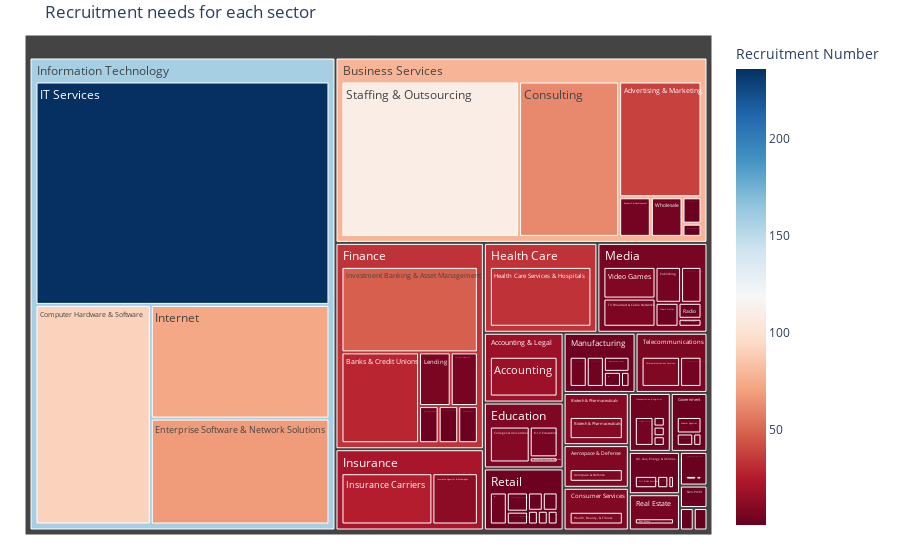

Notebook code cell kept with this figure:
### Code cell
fig = px.treemap(industry, path=['Sector', 'Industry'], values='Recruitment Number', title='Recruitment needs for each sector',
                  color='Recruitment Number', color_continuous_scale='RdBu')
                  #color_continuous_midpoint=np.average(industry['Size']))
fig.update_layout(margin = dict(t=35, l=25, r=25, b=25))
fig.show()

### Figure 1 — Plotly figure (JSON) as saved in the notebook; plotly's stock layout.template omitted (floating-point values rounded to 4 significant figures)
{"data": [{"branchvalues": "total", "customdata": [[18], [38], [9], [2], [2], [29], [2], [11], [3], [5], [1], [1], [10], [91], [1], [62], [4], [4], [1], [3], [2], [68], [1], [4], [6], [3], [4], [2], [1], [2], [3], [33], [9], [236], [13], [26], [73], [48], [6], [7], [5], [1], [4], [2], [1], [3], [1], [4], [1], [1], [1], [5], [2], [6], [5], [2], [110], [1], [3], [8], [9], [2], [1], [1], [9], [5], [18], [9], [1.667], [11], [78.22], [1], [9], [8.059], [32.9], [3], [33], [158.0], [21.67], [3.286], [6.25], [2], [3], [6], [1], [2.5], [7.571], [3.5]], "domain": {"x": [0, 1], "y": [0, 1]}, "hovertemplate": "labels=%{label}<br>Recruitment Number_sum=%{value}<br>parent=%{parent}<br>id=%{id}<br>Recruitment Number=%{color}<extra></extra>", "ids": ["Accounting & Legal/Accounting", "Business Services/Advertising & Marketing", "Aerospace & Defense/Aerospace & Defense", "Business Services/Architectural & Engineering Services", "Retail/Automotive Parts & Accessories Stores", "Finance/Banks & Credit Unions", "Retail/Beauty & Personal Accessories Stores", "Biotech & Pharmaceuticals/Biotech & Pharmaceuticals", "Finance/Brokerage Services", "Telecommunications/Cable, Internet & Telephone Providers", "Restaurants, Bars & Food Services/Casual Restaurants", "Manufacturing/Chemical Manufacturing", "Education/Colleges & Universities", "Information Technology/Computer Hardware & Software", "Construction, Repair & Maintenance/Construction", "Business Services/Consulting", "Manufacturing/Consumer Products Manufacturing", "Retail/Department, Clothing, & Shoe Stores", "Education/Education Training Services", "Manufacturing/Electrical & Electronic Manufacturing", "Oil, Gas, Energy & Utilities/Energy", "Information Technology/Enterprise Software & Network Solutions", "Transportation & Logistics/Express Delivery Services", "Government/Federal Agencies", "Finance/Financial Analytics & Research", "Finance/Financial Transaction Processing", "Manufacturing/Food & Beverage Manufacturing", "Retail/Food & Beverage Stores", "Retail/Gas Stations", "Non-Profit/Grantmaking Foundations", "Retail/Grocery Stores & Supermarkets", "Health Care/Health Care Services & Hospitals", "Consumer Services/Health, Beauty, & Fitness", "Information Technology/IT Services", "Insurance/Insurance Agencies & Brokerages", "Insurance/Insurance Carriers", "Information Technology/Internet", "Finance/Investment Banking & Asset Management", "Education/K-12 Education", "Finance/Lending", "Transportation & Logistics/Logistics & Supply Chain", "Business Services/Membership Organizations", "Media/Motion Picture Production & Distribution", "Government/Municipal Governments", "Media/Music Production & Distribution", "Media/News Outlet", "Oil, Gas, Energy & Utilities/Oil & Gas Exploration & Production", "Oil, Gas, Energy & Utilities/Oil & Gas Services", "Retail/Other Retail Stores", "Retail/Pet & Pet Supplies Stores", "Arts, Entertainment & Recreation/Photography", "Media/Publishing", "Media/Radio", "Real Estate/Real Estate", "Business Services/Research & Development", "Arts, Entertainment & Recreation/Sports & Recreation", "Business Services/Staffing & Outsourcing", "Government/State & Regional Agencies", "Finance/Stock Exchanges", "Media/TV Broadcast & Cable Networks", "Telecommunications/Telecommunications Services", "Manufacturing/Transportation Equipment Manufacturing", "Transportation & Logistics/Transportation Management", "Transportation & Logistics/Trucking", "Media/Video Games", "Business Services/Wholesale", "Accounting & Legal", "Aerospace & Defense", "Arts, Entertainment & Recreation", "Biotech & Pharmaceuticals", "Business Services", "Construction, Repair & Maintenance", "Consumer Services", "Education", "Finance", "Government", "Health Care", "Information Technology", "Insurance", "Manufacturing", "Media", "Non-Profit", "Oil, Gas, Energy & Utilities", "Real Estate", "Restaurants, Bars & Food Services", "Retail", "Telecommunications", "Transportation & Logistics"], "labels": ["Accounting", "Advertising & Marketing", "Aerospace & Defense", "Architectural & Engineering Services", "Automotive Parts & Accessories Stores", "Banks & Credit Unions", "Beauty & Personal Accessories Stores", "Biotech & Pharmaceuticals", "Brokerage Services", "Cable, Internet & Telephone Providers", "Casual Restaurants", "Chemical Manufacturing", "Colleges & Universities", "Computer Hardware & Software", "Construction", "Consulting", "Consumer Products Manufacturing", "Department, Clothing, & Shoe Stores", "Education Training Services", "Electrical & Electronic Manufacturing", "Energy", "Enterprise Software & Network Solutions", "Express Delivery Services", "Federal Agencies", "Financial Analytics & Research", "Financial Transaction Processing", "Food & Beverage Manufacturing", "Food & Beverage Stores", "Gas Stations", "Grantmaking Foundations", "Grocery Stores & Supermarkets", "Health Care Services & Hospitals", "Health, Beauty, & Fitness", "IT Services", "Insurance Agencies & Brokerages", "Insurance Carriers", "Internet", "Investment Banking & Asset Management", "K-12 Education", "Lending", "Logistics & Supply Chain", "Membership Organizations", "Motion Picture Production & Distribution", "Municipal Governments", "Music Production & Distribution", "News Outlet", "Oil & Gas Exploration & Production", "Oil & Gas Services", "Other Retail Stores", "Pet & Pet Supplies Stores", "Photography", "Publishing", "Radio", "Real Estate", "Research & Development", "Sports & Recreation", "Staffing & Outsourcing", "State & Regional Agencies", "Stock Exchanges", "TV Broadcast & Cable Networks", "Telecommunications Services", "Transportation Equipment Manufacturing", "Transportation Management", "Trucking", "Video Games", "Wholesale", "Accounting & Legal", "Aerospace & Defense", "Arts, Entertainment & Recreation", "Biotech & Pharmaceuticals", "Business Services", "Construction, Repair & Maintenance", "Consumer Services", "Education", "Finance", "Government", "Health Care", "Information Technology", "Insurance", "Manufacturing", "Media", "Non-Profit", "Oil, Gas, Energy & Utilities", "Real Estate", "Restaurants, Bars & Food Services", "Retail", "Telecommunications", "Transportation & Logistics"], "marker": {"coloraxis": "coloraxis", "colors": [18, 38, 9, 2, 2, 29, 2, 11, 3, 5, 1, 1, 10, 91, 1, 62, 4, 4, 1, 3, 2, 68, 1, 4, 6, 3, 4, 2, 1, 2, 3, 33, 9, 236, 13, 26, 73, 48, 6, 7, 5, 1, 4, 2, 1, 3, 1, 4, 1, 1, 1, 5, 2, 6, 5, 2, 110, 1, 3, 8, 9, 2, 1, 1, 9, 5, 18, 9, 1.667, 11, 78.22, 1, 9, 8.059, 32.9, 3, 33, 158.0, 21.67, 3.286, 6.25, 2, 3, 6, 1, 2.5, 7.571, 3.5]}, "name": "", "parents": ["Accounting & Legal", "Business Services", "Aerospace & Defense", "Business Services", "Retail", "Finance", "Retail", "Biotech & Pharmaceuticals", "Finance", "Telecommunications", "Restaurants, Bars & Food Services", "Manufacturing", "Education", "Information Technology", "Construction, Repair & Maintenance", "Business Services", "Manufacturing", "Retail", "Education", "Manufacturing", "Oil, Gas, Energy & Utilities", "Information Technology", "Transportation & Logistics", "Government", "Finance", "Finance", "Manufacturing", "Retail", "Retail", "Non-Profit", "Retail", "Health Care", "Consumer Services", "Information Technology", "Insurance", "Insurance", "Information Technology", "Finance", "Education", "Finance", "Transportation & Logistics", "Business Services", "Media", "Government", "Media", "Media", "Oil, Gas, Energy & Utilities", "Oil, Gas, Energy & Utilities", "Retail", "Retail", "Arts, Entertainment & Recreation", "Media", "Media", "Real Estate", "Business Services", "Arts, Entertainment & Recreation", "Business Services", "Government", "Finance", "Media", "Telecommunications", "Manufacturing", "Transportation & Logistics", "Transportation & Logistics", "Media", "Business Services", "", "", "", "", "", "", "", "", "", "", "", "", "", "", "", "", "", "", "", "", "", ""], "type": "treemap", "values": [18, 38, 9, 2, 2, 29, 2, 11, 3, 5, 1, 1, 10, 91, 1, 62, 4, 4, 1, 3, 2, 68, 1, 4, 6, 3, 4, 2, 1, 2, 3, 33, 9, 236, 13, 26, 73, 48, 6, 7, 5, 1, 4, 2, 1, 3, 1, 4, 1, 1, 1, 5, 2, 6, 5, 2, 110, 1, 3, 8, 9, 2, 1, 1, 9, 5, 18, 9, 3, 11, 223, 1, 9, 17, 99, 7, 33, 468, 39, 14, 32, 2, 7, 6, 1, 16, 14, 8]}], "layout": {"coloraxis": {"colorbar": {"title": {"text": "Recruitment Number"}}, "colorscale": [[0, "rgb(103,0,31)"], [0.1, "rgb(178,24,43)"], [0.2, "rgb(214,96,77)"], [0.3, "rgb(244,165,130)"], [0.4, "rgb(253,219,199)"], [0.5, "rgb(247,247,247)"], [0.6, "rgb(209,229,240)"], [0.7, "rgb(146,197,222)"], [0.8, "rgb(67,147,195)"], [0.9, "rgb(33,102,172)"], [1, "rgb(5,48,97)"]]}, "legend": {"tracegroupgap": 0}, "margin": {"b": 25, "l": 25, "r": 25, "t": 35}, "title": {"text": "Recruitment needs for each sector"}}}
